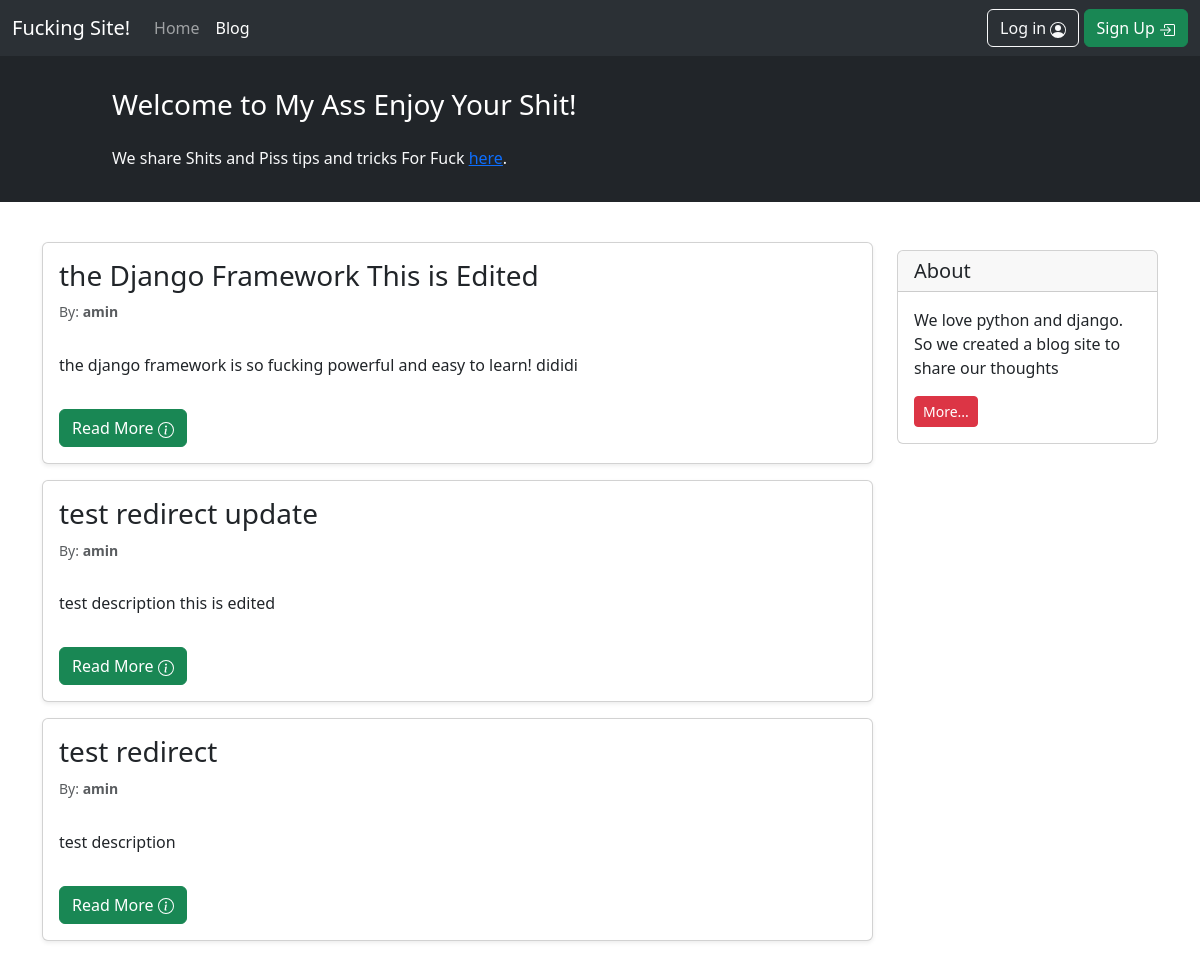
/blog/, run on an earlier commit of the app's database.
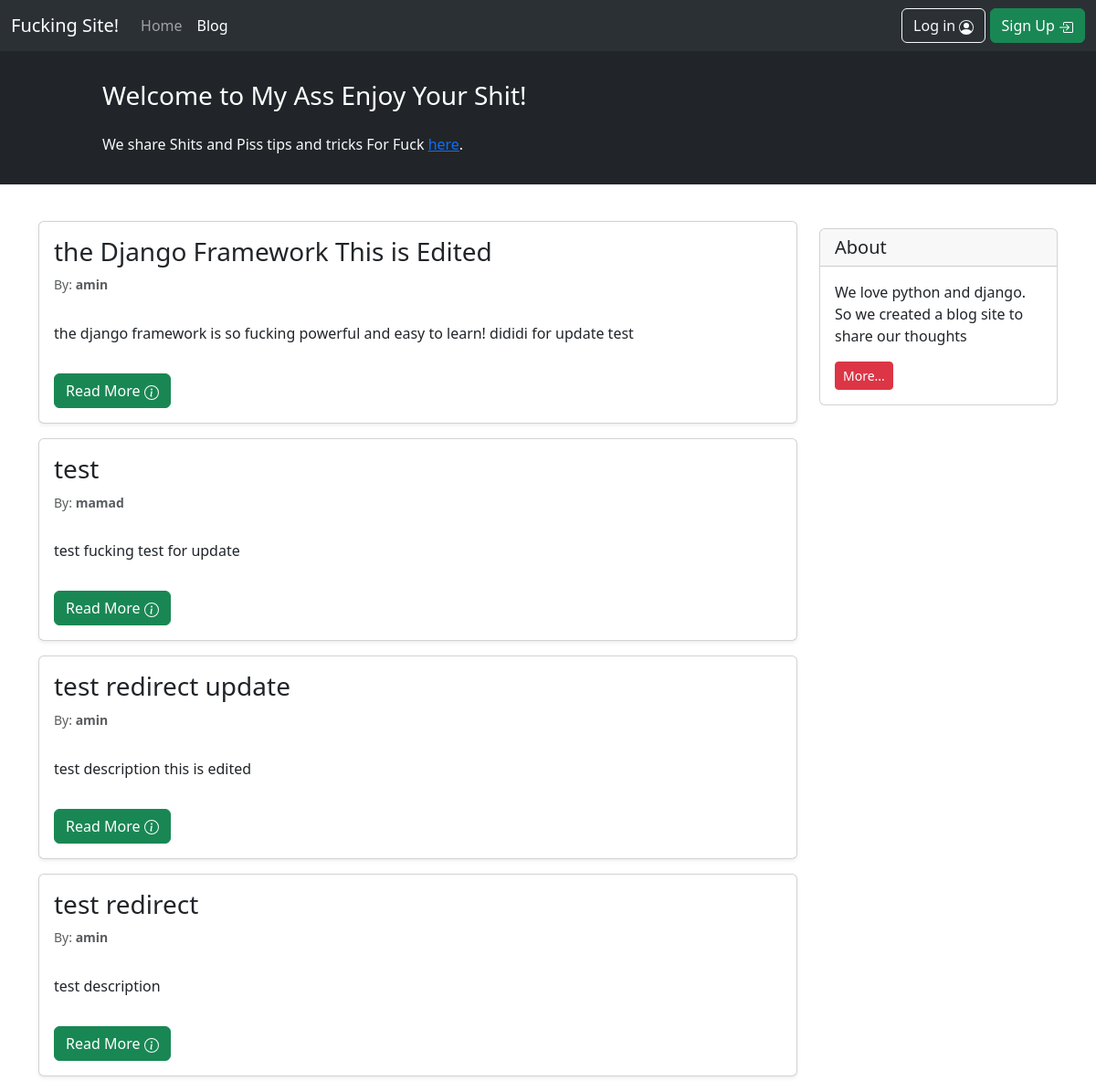
And on a later commit of the database.
### blog/models.py (models this page shows, shortened)
class BlogPost(models.Model):
    STATUS_CHOICES = (
        ('pub', 'Published'),
        ('drf', 'Draft'),
    )
    title = models.CharField(max_length=100)
    text = models.TextField()
    author = models.ForeignKey(User, on_delete=models.CASCADE, related_name='posts')
    datetime_created = models.DateTimeField(auto_now_add=True)
    datetime_modified = models.DateTimeField(auto_now=True)
    status = models.CharField(max_length=3, choices=STATUS_CHOICES)

### blog/views.py (the view)
# urls.py: path('', views.BlogPostView.as_view(), name='posts_list'),
class BlogPostView(generic.ListView):
    template_name = 'blog/blog_posts_list.html'
    context_object_name = 'posts_list'
    def get_queryset(self):
        return BlogPost.objects.filter(status=BlogPost.STATUS_CHOICES[0][0]).order_by('-datetime_modified')

### blog/templates/blog/blog_posts_list.html (shortened to what this page needs)
{% extends '_base.html' %}
{% block content %}
    <div class="container mt-4">
        <div class="row">
            <div class="col-9">
                {% for post in posts_list %}
                    <div class="card shadow-sm my-3">
                        <div class="card-body">
                            <h3 class="card-title">{{ post.title }}</h3>
                            <h4 class="card-subtitle mb-2 text-muted small py-2">By: <b>{{ post.author }}</b></h4>
                            <p class="card-text py-3">{{ post.text }}</p>
                            <a href="{% url 'post_detail' post.id %}" class="btn btn-success">
                                Read More
                            </a>
                        </div>
                    </div>
                {% endfor %}
            </div>
            <div class="col-3">
                <div class="card my-4">
                    <h5 class="card-header">About</h5>
                    <div class="card-body">
                        <p class="card-text">We love python and django. So we created a blog site to share our
                            thoughts</p>
                        <a href="#"
                           class="btn btn-sm btn-danger">
                            More...
                        </a>
                    </div>
                </div>
            </div>
        </div>
    </div>
{% endblock content %}

### templates/_base.html (shortened to what this page needs)
<!doctype html>
<html lang="en">
<head>
    <link href="https://cdn.jsdelivr.net/npm/bootstrap@5.3.3/dist/css/bootstrap.min.css" rel="stylesheet"
>
    <link rel="stylesheet" href="https://cdnjs.cloudflare.com/ajax/libs/font-awesome/4.7.0/css/font-awesome.min.css">
</head>
<body>
<nav class="navbar navbar-expand-lg bg-body-tertiary" data-bs-theme="dark">
    <div class="container-fluid">
        <a class="navbar-brand" href="#">Fucking Site!</a>
        <div class="collapse navbar-collapse" id="navbarSupportedContent">
            <ul class="navbar-nav me-auto mb-2 mb-lg-0">
                <li class="nav-item">
                    <a class="nav-link" aria-current="page" href="">Home</a>
                </li>
                <li class="nav-item">
                    <a class="nav-link active" href="{% url 'posts_list' %}">Blog</a>
                </li>
            </ul>
        </div>
        <div class="text-light">
            {% if user.is_authenticated %}
                <form action="{% url 'logout' %}" method="post" class="panel-body form-inline ">
                    {% csrf_token %}
                    Welcome <b>{{ user.username }} </b>
                    <button type="submit" class="btn btn-outline-danger mr-2">Log out
                        <svg xmlns="http://www.w3.org/2000/svg" width="16" height="16" fill="currentColor" class="bi bi-box-arrow-left" viewBox="0 0 16 16">
                            <path fill-rule="evenodd" d="M6 12.5a.5.5 0 0 0 .5.5h8a.5.5 0 0 0 .5-.5v-9a.5.5 0 0 0-.5-.5h-8a.5.5 0 0 0-.5.5v2a.5.5 0 0 1-1 0v-2A1.5 1.5 0 0 1 6.5 2h8A1.5 1.5 0 0 1 16 3.5v9a1.5 1.5 0 0 1-1.5 1.5h-8A1.5 1.5 0 0 1 5 12.5v-2a.5.5 0 0 1 1 0z"/>
                            <path fill-rule="evenodd" d="M.146 8.354a.5.5 0 0 1 0-.708l3-3a.5.5 0 1 1 .708.708L1.707 7.5H10.5a.5.5 0 0 1 0 1H1.707l2.147 2.146a.5.5 0 0 1-.708.708z"/>
                        </svg>
                    </button>
                </form>
            {% else %}
                <a type="button" class="btn btn-outline-light" href="{% url 'login' %}">Log in
                </a>
                <a type="button" class="btn btn-success" href="{% url 'signup' %}">Sign Up
                </a>
            {% endif %}
        </div>
    </div>
</nav>
<div class="container-fluid bg-dark">
    <div class="row py-3">
        <div class="col-md-8 col-md-10 mx-auto">
            <h3 class="my-4 mt-3 text-white">Welcome to My Ass Enjoy Your Shit!</h3>
            <p class="text-light">We share Shits and Piss tips and tricks For Fuck <a href="/">here</a>.</p>
        </div>
    </div>
</div>
{% block content %}
{% endblock content %}
</body>
</html>

What changed in the data, as far as the page shows it:
changed BlogPost "the Django Framework This is Edited": text "the django framework is so fucking powerful and easy to learn! dididi" → "the django framework is so fucking powerful and easy to learn! dididi for update test"
added BlogPost: title "test", author "mamad", text "test fucking test for update"
